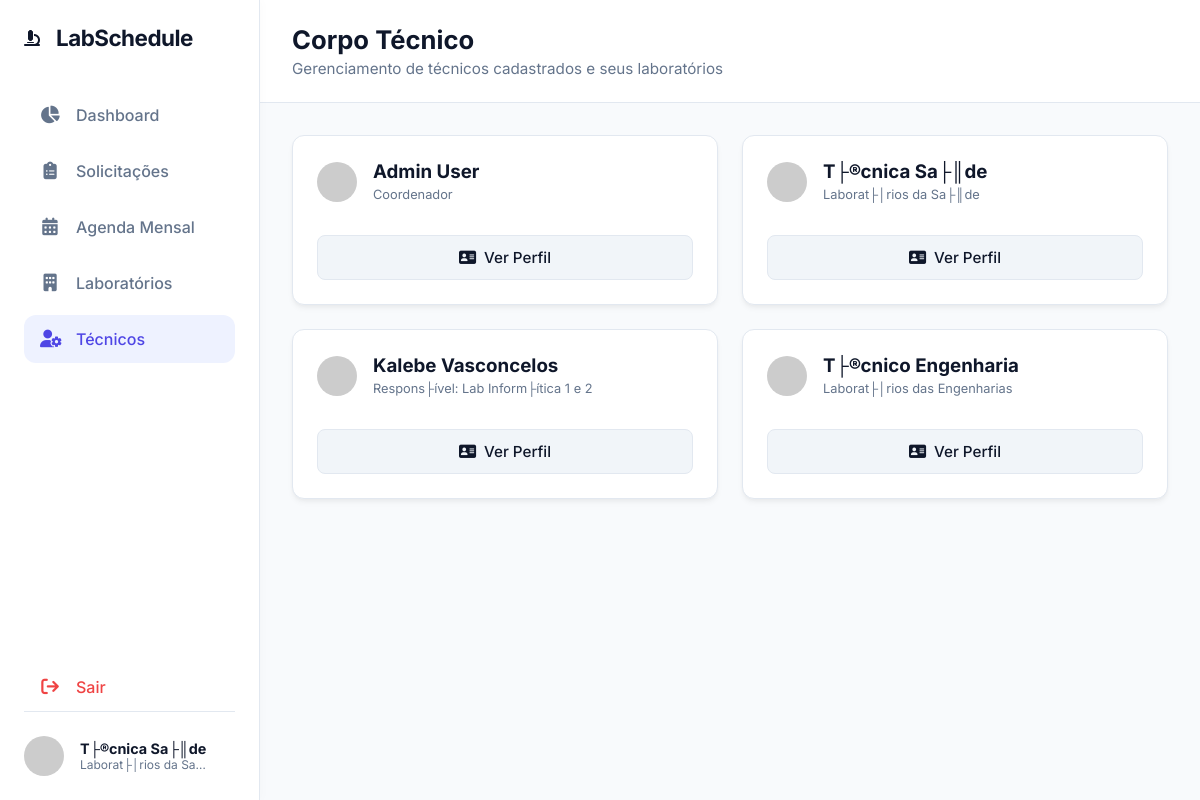
Page /views/tecnicos.php (signed in) on the committed database.
### tables this page shows
CREATE TABLE `users` (
  `id` int(11) NOT NULL AUTO_INCREMENT,
  `username` varchar(50) NOT NULL,
  `password_hash` varchar(255) NOT NULL,
  `role` enum('admin','tech_saude','tech_eng') NOT NULL,
  `name` varchar(100) NOT NULL,
  `title` varchar(100) NOT NULL,
  `created_at` timestamp NOT NULL DEFAULT current_timestamp(),
  PRIMARY KEY (`id`),
  UNIQUE KEY `username` (`username`)
);

### includes/auth_functions.php (called while the page is built, shortened)
<?php
function get_app_user() {
    return [
        'username' => $_SESSION['user'],
        'role' => $_SESSION['role'],
        'name' => $_SESSION['name'],
        'title' => $_SESSION['title']
    ];
}
?>

### views/tecnicos.php (the view, shortened to what this page needs)
<?php
require_once '../includes/auth_functions.php';
$current_user = get_app_user();
$database = new Database();
$db = $database->getConnection();
$tecnicos = [];
if ($db) {
    $stmt = $db->query("SELECT * FROM users ORDER BY role ASC, name ASC");
    if ($stmt) {
        $tecnicos = $stmt->fetchAll(PDO::FETCH_ASSOC);
    }
}
$active_menu = 'tecnicos';
require_once '../includes/header.php';
require_once '../includes/sidebar.php';
?>
        <main class="main-content admin-content">
            <header class="top-header">
                <div class="header-left">
                    <h1>Corpo Técnico</h1>
                    <p class="current-date">Gerenciamento de técnicos cadastrados e seus laboratórios</p>
                </div>
            </header>
            <div class="admin-container">
                <div class="requests-grid">
                    <?php if (empty($tecnicos)): ?>
                        <div class="empty-state" style="grid-column: 1 / -1; padding: 3rem; text-align: center; background: var(--surface-color); border-radius: 12px; border: 1px dashed var(--border-color);">
                            <i class="fa-solid fa-users-slash" style="font-size: 3rem; color: #cbd5e1; margin-bottom: 1rem;"></i>
                            <h3>Nenhum técnico encontrado</h3>
                        </div>
                    <?php else: ?>
                        <?php foreach ($tecnicos as $tec):
                            $bg_color = '0D8ABC';
                            if ($tec['role'] === 'tech_saude') $bg_color = '10b981';
                            elseif ($tec['role'] === 'tech_eng') $bg_color = '8b5cf6';
                        ?>
                        <div class="request-card">
                            <div class="req-card-header">
                                <div style="display:flex; align-items:center; gap: 1rem;">
                                    <img src="https://ui-avatars.com/api/?name=<?php echo urlencode($tec['name']); ?>&background=<?php echo $bg_color; ?>&color=fff" style="width:40px; border-radius:50%;" alt="Tech">
                                    <div>
                                        <h3 style="margin-bottom:0;"><?php echo htmlspecialchars($tec['name']); ?></h3>
                                        <span style="font-size:0.8rem; color:var(--text-muted)"><?php echo htmlspecialchars($tec['title']); ?></span>
                                    </div>
                                </div>
                            </div>
                            <div class="req-card-actions" style="margin-top: 1rem;">
                                <button class="btn btn-secondary" style="flex:1;" onclick='openProfileModal(<?php echo json_encode($tec); ?>, "<?php echo $bg_color; ?>")'><i class="fa-solid fa-address-card"></i> Ver Perfil</button>
                            </div>
                        </div>
                        <?php endforeach; ?>
                    <?php endif; ?>
                </div>
            </div>
        </main>
    </div>
<?php require_once '../includes/footer.php'; ?>

### includes/sidebar.php (shortened to what this page needs)
<aside class="sidebar">
    <div class="sidebar-header">
        <i class="fa-solid fa-microscope"></i>
        <h2>LabSchedule</h2>
    </div>
    <nav class="sidebar-nav">
        <a href="dashboard.php" class="nav-item <?php echo (isset($active_menu) && $active_menu === 'dashboard') ? 'active' : ''; ?>"><i class="fa-solid fa-chart-pie"></i> <span>Dashboard</span></a>
        <a href="admin.php" class="nav-item <?php echo (isset($active_menu) && $active_menu === 'admin') ? 'active' : ''; ?>"><i class="fa-solid fa-clipboard-list"></i> <span>Solicitações </span></a>
        <a href="agenda-mensal.php" class="nav-item <?php echo (isset($active_menu) && $active_menu === 'agenda-mensal') ? 'active' : ''; ?>"><i class="fa-solid fa-calendar-days"></i> <span>Agenda Mensal</span></a>
        <a href="laboratorios.php" class="nav-item <?php echo (isset($active_menu) && $active_menu === 'laboratorios') ? 'active' : ''; ?>"><i class="fa-solid fa-building"></i> <span>Laboratórios</span></a>
        <a href="tecnicos.php" class="nav-item <?php echo (isset($active_menu) && $active_menu === 'tecnicos') ? 'active' : ''; ?>"><i class="fa-solid fa-user-gear"></i> <span>Técnicos</span></a>
        <a href="../controllers/auth_controller.php?action=logout" class="nav-item" style="color: #ef4444; margin-top: auto;"><i class="fa-solid fa-arrow-right-from-bracket"></i> <span>Sair</span></a>
    </nav>
    <div class="user-profile">
        <img src="https://ui-avatars.com/api/?name=<?php echo urlencode($current_user['name']); ?>&background=0D8ABC&color=fff" alt="User Profile">
        <div class="user-info">
            <strong><?php echo htmlspecialchars($current_user['name']); ?></strong>
            <span style="font-size: 0.75rem; white-space: nowrap; overflow: hidden; text-overflow: ellipsis; display: block; max-width: 130px;" title="<?php echo htmlspecialchars($current_user['title']); ?>">
                <?php echo htmlspecialchars($current_user['title']); ?>
            </span>
        </div>
    </div>
</aside>

### assets/css/style.css (style rules this page uses)
:root { --primary-color: #4f46e5; --primary-hover: #4338ca; --secondary-color: #10b981; --bg-color: #f8fafc; --surface-color: #ffffff; --surface-hover: #f1f5f9; --text-main: #0f172a; --text-muted: #64748b; --border-color: #e2e8f0; --lab1-color: #3b82f6; --lab2-color: #8b5cf6; --lab3-color: #ec4899; --lab4-color: #f59e0b; --sidebar-width: 260px; --transition-speed: 0.3s; --border-radius: 12px; }
* { margin: 0; padding: 0; box-sizing: border-box; font-family: 'Inter', sans-serif; }
body { background-color: var(--bg-color); color: var(--text-main); height: 100vh; overflow: hidden; }
.sidebar { width: var(--sidebar-width); background-color: var(--surface-color); border-right: 1px solid var(--border-color); display: flex; flex-direction: column; padding: 1.5rem; z-index: 10; box-shadow: 2px 0 10px rgba(0,0,0,0.02); }
.sidebar-header { display: flex; align-items: center; gap: 1rem; margin-bottom: 2.5rem; }
.sidebar-header h2 { font-size: 1.4rem; font-weight: 700; letter-spacing: -0.5px; }
.sidebar-nav { display: flex; flex-direction: column; gap: 0.5rem; flex: 1; }
.nav-item { display: flex; align-items: center; gap: 1rem; padding: 0.875rem 1rem; text-decoration: none; color: var(--text-muted); border-radius: var(--border-radius); font-weight: 500; transition: all var(--transition-speed) ease; }
.nav-item.active { background-color: #eef2ff; color: var(--primary-color); }
.nav-item i { width: 20px; font-size: 1.1rem; text-align: center; }
.user-profile { display: flex; align-items: center; gap: 1rem; padding-top: 1.5rem; border-top: 1px solid var(--border-color); margin-top: auto; }
.user-profile img { width: 40px; height: 40px; border-radius: 50%; }
.user-info { display: flex; flex-direction: column; }
.user-info strong { font-size: 0.9rem; }
.user-info span { font-size: 0.8rem; color: var(--text-muted); }
.main-content { flex: 1; display: flex; flex-direction: column; overflow: hidden; }
.top-header { display: flex; justify-content: space-between; align-items: flex-end; padding: 1.5rem 2rem; background-color: var(--surface-color); border-bottom: 1px solid var(--border-color); }
.header-left h1 { font-size: 1.6rem; font-weight: 700; margin-bottom: 0.25rem; }
.current-date { color: var(--text-muted); font-size: 0.95rem; }
.btn { padding: 0.6rem 1.25rem; border: none; border-radius: 8px; cursor: pointer; font-weight: 500; font-size: 0.95rem; display: flex; align-items: center; gap: 0.5rem; transition: all var(--transition-speed); }
.btn-secondary { background-color: var(--surface-hover); color: var(--text-main); border: 1px solid var(--border-color); }
.admin-content { background-color: var(--bg-color); }
.admin-container { padding: 2rem; flex: 1; overflow-y: auto; }
.requests-grid { display: grid; grid-template-columns: repeat(auto-fill, minmax(320px, 1fr)); gap: 1.5rem; }
.request-card { background-color: var(--surface-color); border-radius: 12px; padding: 1.5rem; box-shadow: 0 4px 6px -1px rgba(0, 0, 0, 0.05), 0 2px 4px -1px rgba(0, 0, 0, 0.03); border: 1px solid var(--border-color); transition: transform 0.2s, box-shadow 0.2s, opacity 0.3s; display: flex; flex-direction: column; }
.req-card-header { display: flex; justify-content: space-between; align-items: flex-start; margin-bottom: 1rem; }
.req-card-actions { display: flex; gap: 0.75rem; margin-top: auto; }
.req-card-actions .btn { flex: 1; justify-content: center; padding: 0.75rem; }

### rows in the picture
users: name "T├®cnica Sa├║de", title "Laborat├│rios da Sa…", title "Laborat├│rios da Sa├║de"
users: name "Admin User", title "Coordenador"
users: name "Kalebe Vasconcelos", title "Respons├ível: Lab Inform├ítica 1 e 2"
users: name "T├®cnico Engenharia", title "Laborat├│rios das Engenharias"
